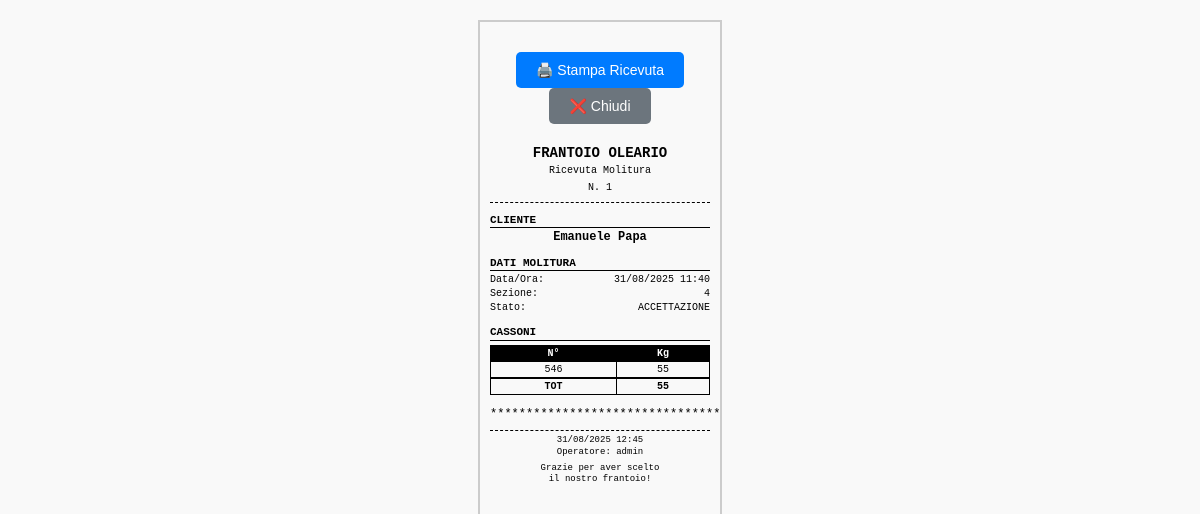
Screenshot of /stampa_ricevuta/1 (signed in) with the database file from the repository.
### models.py (models this page shows, shortened)
class Molitura(db.Model):
    __tablename__ = 'moliture'
    id = db.Column(Integer, primary_key=True)
    cliente_id = db.Column(Integer, ForeignKey('clienti.id'), nullable=False)
    sezione = db.Column(Integer, nullable=False)  # 1, 2, 3, 4
    data_ora = db.Column(DateTime, nullable=False)
    stato = db.Column(String(20), nullable=False, default='accettazione')  # accettazione, in molitura, completa, archiviata
    note = db.Column(Text)
    data_creazione = db.Column(DateTime, default=datetime.utcnow)
    cliente = relationship("Cliente", back_populates="moliture")
    cassoni = relationship("Cassone", back_populates="molitura", cascade="all, delete-orphan")
    @property
    def quantita_totale(self):
        return sum(cassone.quantita for cassone in self.cassoni)

class Cliente(db.Model):
    __tablename__ = 'clienti'
    id = db.Column(Integer, primary_key=True)
    nome = db.Column(String(100), nullable=False)
    cognome = db.Column(String(100), nullable=False)
    telefono = db.Column(String(20))
    indirizzo = db.Column(Text)
    email = db.Column(String(120))
    note = db.Column(Text)
    data_creazione = db.Column(DateTime, default=datetime.utcnow)
    moliture = relationship("Molitura", back_populates="cliente", cascade="all, delete-orphan")
    @property
    def nome_completo(self):
        return f"{self.nome} {self.cognome}"

class Cassone(db.Model):
    __tablename__ = 'cassoni'
    id = db.Column(Integer, primary_key=True)
    molitura_id = db.Column(Integer, ForeignKey('moliture.id'), nullable=False)
    numero_cassone = db.Column(Integer, nullable=False)
    quantita = db.Column(Integer, nullable=False)  # quantità in kg
    note = db.Column(Text)
    molitura = relationship("Molitura", back_populates="cassoni")

class User(UserMixin, db.Model):
    __tablename__ = 'users'
    id = db.Column(Integer, primary_key=True)
    username = db.Column(String(80), unique=True, nullable=False)
    password_hash = db.Column(String(256), nullable=False)
    ruolo = db.Column(String(20), nullable=False, default='limitato')  # 'limitato' (sezioni 1-2) o 'completo' (tutte)
    attivo = db.Column(Boolean, default=True)
    data_creazione = db.Column(DateTime, default=datetime.utcnow)
    ultimo_accesso = db.Column(DateTime)
    def can_access_section(self, sezione):
        if self.ruolo == 'completo':
            return True
        elif self.ruolo == 'limitato':
            return sezione in [1, 2]
        return False

### routes.py (the view)
@app.route('/stampa_ricevuta/<int:id>')
@login_required
def stampa_ricevuta(id):
    from models import Molitura
    molitura = Molitura.query.get_or_404(id)
    if not current_user.can_access_section(molitura.sezione):
        flash('Non hai i permessi per accedere a questa molitura.', 'error')
        return redirect(url_for('moliture'))
    return render_template('ricevuta_58mm.html', molitura=molitura, datetime=datetime)

### app.py (called while the page is built)
@login_manager.user_loader
def load_user(user_id):
    from models import User
    return User.query.get(int(user_id))

### templates/ricevuta_58mm.html (shortened to what this page needs)
<!DOCTYPE html>
<html lang="it">
<head>
</head>
<body>
    <div class="print-button no-print">
        <button class="btn" onclick="window.print()">
            🖨️ Stampa Ricevuta
        </button>
        <button class="btn btn-secondary" onclick="window.close()">
            ❌ Chiudi
        </button>
    </div>
    <div class="header">
        <div class="title">FRANTOIO OLEARIO</div>
        <div class="subtitle">Ricevuta Molitura</div>
        <div class="subtitle">N. {{ molitura.id }}</div>
    </div>
    <div class="section">
        <div class="section-title">CLIENTE</div>
        <div style="font-weight: bold; text-align: center;">
            {{ molitura.cliente.nome_completo }}
        </div>
    </div>
    <div class="section">
        <div class="section-title">DATI MOLITURA</div>
        <div class="info-row">
            <span>Data/Ora:</span>
            <span>{{ molitura.data_ora.strftime('%d/%m/%Y %H:%M') }}</span>
        </div>
        <div class="info-row">
            <span>Sezione:</span>
            <span>{{ molitura.sezione }}</span>
        </div>
        <div class="info-row">
            <span>Stato:</span>
            <span>{{ molitura.stato.upper() }}</span>
        </div>
    </div>
    {% if molitura.cassoni %}
    <div class="section">
        <div class="section-title">CASSONI</div>
        <table class="cassoni-table">
            <thead>
                <tr>
                    <th>N°</th>
                    <th>Kg</th>
                </tr>
            </thead>
            <tbody>
                {% for cassone in molitura.cassoni|sort(attribute='numero_cassone') %}
                <tr>
                    <td>{{ cassone.numero_cassone }}</td>
                    <td>{{ cassone.quantita }}</td>
                </tr>
                {% endfor %}
                <tr class="total-row">
                    <td>TOT</td>
                    <td>{{ molitura.quantita_totale }}</td>
                </tr>
            </tbody>
        </table>
    </div>
    {% endif %}
    <div class="separator">
        ********************************
    </div>
    <div class="footer">
        <div>{{ datetime.now().strftime('%d/%m/%Y %H:%M') }}</div>
        <div>Operatore: {{ current_user.username }}</div>
        <div style="margin-top: 4px;">
            Grazie per aver scelto<br>
            il nostro frantoio!
        </div>
    </div>
    <div style="height: 20px;"></div>
</body>
</html>

### templates/ricevuta_58mm.html (style rules this page uses)
@media screen { body { max-width: 220px; margin: 20px auto; padding: 10px; font-family: 'Courier New', monospace; font-size: 12px; line-height: 1.3; border: 2px solid #ccc; background: #f9f9f9; } }
.header { text-align: center; margin-bottom: 8px; border-bottom: 1px dashed #000; padding-bottom: 4px; }
.title { font-weight: bold; font-size: 14px; margin-bottom: 2px; }
.subtitle { font-size: 10px; margin-bottom: 4px; }
.section { margin: 6px 0; padding: 2px 0; }
.section-title { font-weight: bold; border-bottom: 1px solid #000; margin-bottom: 2px; font-size: 11px; }
.info-row { display: flex; justify-content: space-between; margin: 1px 0; font-size: 10px; }
.cassoni-table { width: 100%; border-collapse: collapse; margin: 4px 0; font-size: 10px; }
.cassoni-table th, .cassoni-table td { border: 1px solid #000; padding: 1px 2px; text-align: center; }
.cassoni-table th { background: #000; color: #fff; font-weight: bold; }
.total-row { font-weight: bold; border-top: 2px solid #000; }
.footer { text-align: center; margin-top: 8px; padding-top: 4px; border-top: 1px dashed #000; font-size: 9px; }
.separator { text-align: center; margin: 4px 0; font-size: 12px; }
.print-button { margin: 20px 0; text-align: center; }
.btn { background: #007bff; color: white; border: none; padding: 10px 20px; border-radius: 5px; cursor: pointer; font-size: 14px; margin: 0 5px; }
.btn-secondary { background: #6c757d; }

### rows the page displays
Molitura: id "1", data_ora "31/08/2025 11:40", sezione "4", stato "ACCETTAZIONE"
Cliente: cliente.nome_completo "Emanuele Papa"
Cassone: numero_cassone "546", quantita "55", quantita_totale "55"
User: username "admin"
